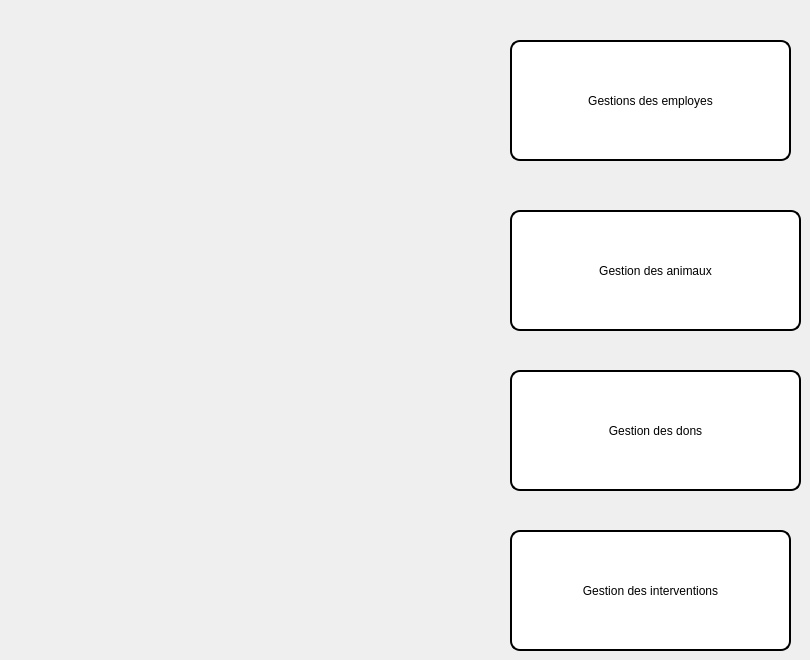
    <widget class="QWidget" name="menu_2">
     <widget class="QPushButton" name="deconnexion_2">
      <property name="geometry">
       <rect>
        <x>510</x>
        <y>40</y>
        <width>281</width>
        <height>121</height>
       </rect>
      </property>
      <property name="styleSheet">
       <string notr="true">background-color:white;
color:black;
border-style:outset;
border-width:2px;
border-radius:10px;
border-color:black;
font: 75 10pt &quot;Adobe Caslon Pro Bold&quot;;</string>
      </property>
      <property name="text">
       <string>Gestions des employes</string>
      </property>
     </widget>
     <widget class="QPushButton" name="deconnexion_3">
      <property name="geometry">
       <rect>
        <x>510</x>
        <y>210</y>
        <width>291</width>
        <height>121</height>
       </rect>
      </property>
      <property name="styleSheet">
       <string notr="true">background-color:white;
color:black;
border-style:outset;
border-width:2px;
border-radius:10px;
border-color:black;
font: 75 10pt &quot;Adobe Caslon Pro Bold&quot;;</string>
      </property>
      <property name="text">
       <string>Gestion des animaux</string>
      </property>
     </widget>
     <widget class="QPushButton" name="deconnexion_4">
      <property name="geometry">
       <rect>
        <x>510</x>
        <y>370</y>
        <width>291</width>
        <height>121</height>
       </rect>
      </property>
      <property name="styleSheet">
       <string notr="true">background-color:white;
color:black;
border-style:outset;
border-width:2px;
border-radius:10px;
border-color:black;
font: 75 10pt &quot;Adobe Caslon Pro Bold&quot;;</string>
      </property>
      <property name="text">
       <string>Gestion des dons</string>
      </property>
     </widget>
     <widget class="QPushButton" name="deconnexion_5">
      <property name="geometry">
       <rect>
        <x>510</x>
        <y>530</y>
        <width>281</width>
        <height>121</height>
       </rect>
      </property>
      <property name="styleSheet">
       <string notr="true">background-color:white;
color:black;
border-style:outset;
border-width:2px;
border-radius:10px;
border-color:black;
font: 75 10pt &quot;Adobe Caslon Pro Bold&quot;;</string>
      </property>
      <property name="text">
       <string>Gestion des interventions</string>
      </property>
     </widget>
    </widget>
